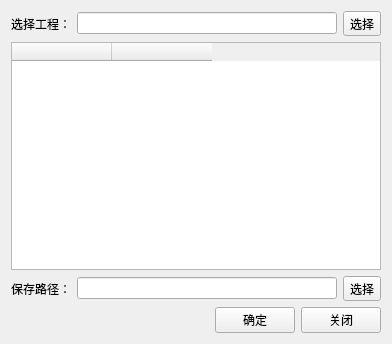
<?xml version="1.0" encoding="UTF-8"?>
<ui version="4.0">
 <class>CreateCheckReport</class>
 <widget class="QWidget" name="CreateCheckReport">
  <property name="geometry">
   <rect>
    <x>0</x>
    <y>0</y>
    <width>392</width>
    <height>344</height>
   </rect>
  </property>
  <property name="windowTitle">
   <string>成果导出</string>
  </property>
  <property name="windowIcon">
   <iconset resource="image.qrc">
    <normaloff>:/images/logo.png</normaloff>:/images/logo.png</iconset>
  </property>
  <layout class="QGridLayout" name="gridLayout_3">
   <item row="0" column="0">
    <layout class="QGridLayout" name="gridLayout_2">
     <item row="0" column="2">
      <widget class="QToolButton" name="toolButton_savePath">
       <property name="text">
        <string>选择</string>
       </property>
      </widget>
     </item>
     <item row="0" column="0">
      <widget class="QLabel" name="label_projectPath">
       <property name="text">
        <string>选择工程：</string>
       </property>
      </widget>
     </item>
     <item row="0" column="1">
      <widget class="QLineEdit" name="lineEdit_projectPath"/>
     </item>
    </layout>
   </item>
   <item row="1" column="0">
    <widget class="QTableWidget" name="tableWidget">
     <column>
      <property name="text">
       <string/>
      </property>
     </column>
     <column>
      <property name="text">
       <string/>
      </property>
     </column>
    </widget>
   </item>
   <item row="2" column="0">
    <layout class="QHBoxLayout" name="horizontalLayout"/>
   </item>
   <item row="3" column="0">
    <layout class="QHBoxLayout" name="horizontalLayout_2">
     <item>
      <widget class="QLabel" name="label_resultPath">
       <property name="text">
        <string>保存路径：</string>
       </property>
      </widget>
     </item>
     <item>
      <widget class="QLineEdit" name="lineEdit_resultPath"/>
     </item>
     <item>
      <widget class="QToolButton" name="toolButton_resultPath">
       <property name="text">
        <string>选择</string>
       </property>
      </widget>
     </item>
    </layout>
   </item>
   <item row="4" column="0">
    <layout class="QGridLayout" name="gridLayout">
     <item row="0" column="0">
      <spacer name="horizontalSpacer">
       <property name="orientation">
        <enum>Qt::Horizontal</enum>
       </property>
       <property name="sizeHint" stdset="0">
        <size>
         <width>183</width>
         <height>20</height>
        </size>
       </property>
      </spacer>
     </item>
     <item row="0" column="1">
      <widget class="QPushButton" name="pushButton_ok">
       <property name="text">
        <string>确定</string>
       </property>
      </widget>
     </item>
     <item row="0" column="2">
      <widget class="QPushButton" name="pushButton_close">
       <property name="text">
        <string>关闭</string>
       </property>
      </widget>
     </item>
    </layout>
   </item>
  </layout>
 </widget>
 <layoutdefault spacing="6" margin="11"/>
 <resources>
  <include location="CreateCheckReport.qrc"/>
  <include location="image.qrc"/>
 </resources>
 <connections/>
</ui>
